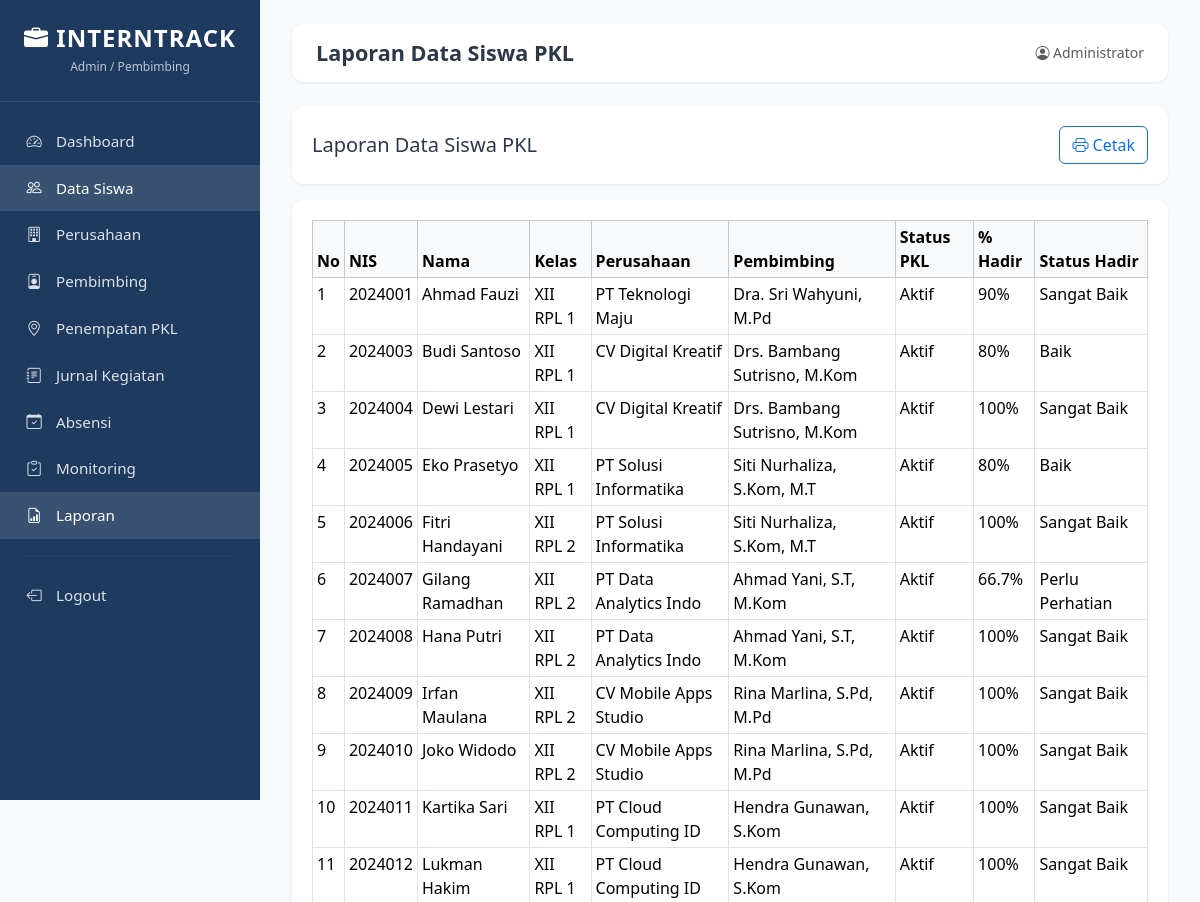
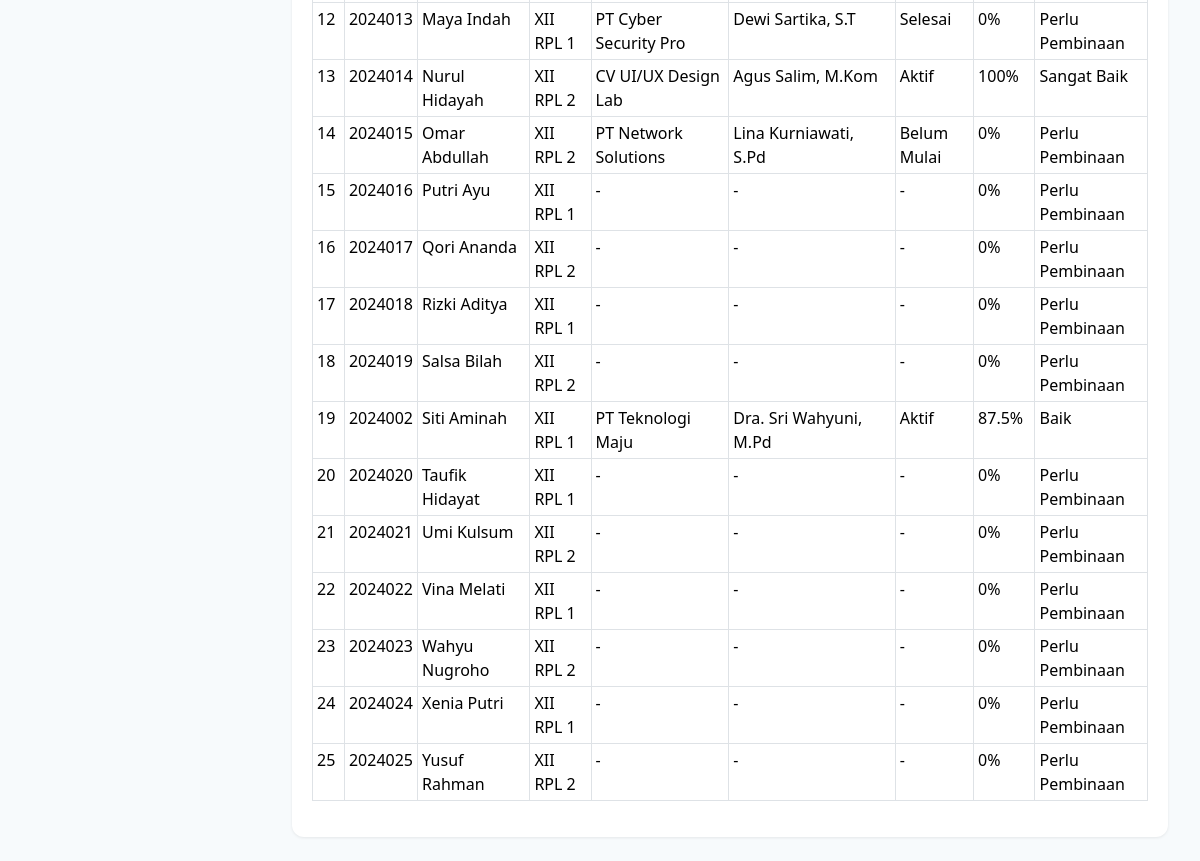
The page /laporan/siswa.php (signed in) on the database its author committed (2 pictures, top to bottom).
### tables this page shows
CREATE TABLE penempatan (
    id INT AUTO_INCREMENT PRIMARY KEY,
    siswa_id INT NOT NULL,
    perusahaan_id INT NOT NULL,
    pembimbing_id INT NOT NULL,
    tanggal_mulai DATE NOT NULL,
    tanggal_selesai DATE NOT NULL,
    status ENUM('Belum Mulai','Aktif','Selesai') NOT NULL DEFAULT 'Belum Mulai',
    created_at TIMESTAMP DEFAULT CURRENT_TIMESTAMP,
    FOREIGN KEY (siswa_id) REFERENCES siswa(id) ON DELETE CASCADE,
    FOREIGN KEY (perusahaan_id) REFERENCES perusahaan(id) ON DELETE CASCADE,
    FOREIGN KEY (pembimbing_id) REFERENCES pembimbing(id) ON DELETE CASCADE
);

CREATE TABLE siswa (
    id INT AUTO_INCREMENT PRIMARY KEY,
    nis VARCHAR(20) NOT NULL UNIQUE,
    nama VARCHAR(100) NOT NULL,
    kelas VARCHAR(20) NOT NULL,
    jurusan VARCHAR(50) NOT NULL,
    no_hp VARCHAR(20) DEFAULT NULL,
    alamat TEXT DEFAULT NULL,
    created_at TIMESTAMP DEFAULT CURRENT_TIMESTAMP
);

CREATE TABLE perusahaan (
    id INT AUTO_INCREMENT PRIMARY KEY,
    nama_perusahaan VARCHAR(150) NOT NULL,
    alamat TEXT NOT NULL,
    bidang VARCHAR(100) NOT NULL,
    kontak VARCHAR(50) DEFAULT NULL,
    created_at TIMESTAMP DEFAULT CURRENT_TIMESTAMP
);

CREATE TABLE pembimbing (
    id INT AUTO_INCREMENT PRIMARY KEY,
    nama VARCHAR(100) NOT NULL,
    nip VARCHAR(30) DEFAULT NULL,
    no_hp VARCHAR(20) DEFAULT NULL,
    email VARCHAR(100) DEFAULT NULL,
    created_at TIMESTAMP DEFAULT CURRENT_TIMESTAMP
);

### config/database.php (called while the page is built, shortened)
<?php
function getConnection() {
    static $conn = null;
    if ($conn === null) {
        try {
            $conn = new mysqli(DB_HOST, DB_USER, DB_PASS, DB_NAME);
            $conn->set_charset('utf8mb4');
        } catch (Exception $e) {
            die('Database error: ' . $e->getMessage());
        }
    }
    return $conn;
}
function hitungStatusKehadiran($persen) {
    if ($persen >= 90) return 'Sangat Baik';
    if ($persen >= 75) return 'Baik';
    if ($persen >= 60) return 'Perlu Perhatian';
    return 'Perlu Pembinaan';
}
function getPersentaseKehadiran($siswa_id) {
    $conn = getConnection();
    $stmt = $conn->prepare("SELECT COUNT(*) as total, SUM(CASE WHEN status='Hadir' THEN 1 ELSE 0 END) as hadir FROM absensi WHERE siswa_id=?");
    $stmt->bind_param('i', $siswa_id);
    $stmt->execute();
    $r = $stmt->get_result()->fetch_assoc();
    if (!$r || $r['total'] == 0) return 0;
    return round(($r['hadir'] / $r['total']) * 100, 1);
}
?>

### laporan/siswa.php (the view, shortened to what this page needs)
<?php
require_once __DIR__ . '/../admin/includes/header.php';
$conn = getConnection();
$data = $conn->query("SELECT s.*, pe.status status_pkl, p.nama_perusahaan, pb.nama pembimbing
    FROM siswa s LEFT JOIN penempatan pe ON s.id=pe.siswa_id
    LEFT JOIN perusahaan p ON pe.perusahaan_id=p.id LEFT JOIN pembimbing pb ON pe.pembimbing_id=pb.id
    ORDER BY s.nama");
?>
<div class="card-custom no-print mb-3">
    <div class="card-body d-flex justify-content-between align-items-center">
        <h5 class="mb-0">Laporan Data Siswa PKL</h5>
        <button onclick="window.print()" class="btn btn-outline-primary"><i class="bi bi-printer"></i> Cetak</button>
    </div>
</div>
<div class="card-custom"><div class="card-body">
    <table class="table table-bordered table-sm">
        <thead class="table-light"><tr><th>No</th><th>NIS</th><th>Nama</th><th>Kelas</th><th>Perusahaan</th><th>Pembimbing</th><th>Status PKL</th><th>% Hadir</th><th>Status Hadir</th></tr></thead>
        <tbody>
        <?php $no=1; while($r=$data->fetch_assoc()):
            $persen=getPersentaseKehadiran($r['id']); $st=hitungStatusKehadiran($persen);
        ?>
            <tr>
                <td><?= $no++ ?></td>
                <td><?= htmlspecialchars($r['nis']) ?></td>
                <td><?= htmlspecialchars($r['nama']) ?></td>
                <td><?= htmlspecialchars($r['kelas']) ?></td>
                <td><?= htmlspecialchars($r['nama_perusahaan'] ?? '-') ?></td>
                <td><?= htmlspecialchars($r['pembimbing'] ?? '-') ?></td>
                <td><?= $r['status_pkl'] ?? '-' ?></td>
                <td><?= $persen ?>%</td>
                <td><?= $st ?></td>
            </tr>
        <?php endwhile; ?>
        </tbody>
    </table>
</div></div>
<?php require_once __DIR__ . '/../admin/includes/footer.php'; ?>

### assets/css/style.css (style rules this page uses)
:root { --primary: #1e3a5f; --primary-light: #2c5282; --accent: #3182ce; --success: #38a169; --warning: #d69e2e; --danger: #e53e3e; --bg: #f7fafc; --text: #2d3748; --muted: #718096; }
* { box-sizing: border-box; margin: 0; padding: 0; }
body { font-family: 'Segoe UI', system-ui, sans-serif; background: var(--bg); color: var(--text); min-height: 100vh; }
.card-custom { background: #fff; border-radius: 12px; box-shadow: 0 1px 3px rgba(0,0,0,.08); overflow: hidden; }
.card-custom .card-body { padding: 1.25rem; }

### rows shown on the page
penempatan: siswa.nis "2024001", siswa.nama "Ahmad Fauzi", siswa.kelas "XII RPL 1", perusahaan.nama_perusahaan "PT Teknologi Maju", pembimbing.nama "Dra. Sri Wahyuni, M.Pd", status "Aktif", persen "90", st "Sangat Baik"
penempatan: siswa.nis "2024003", siswa.nama "Budi Santoso", siswa.kelas "XII RPL 1", perusahaan.nama_perusahaan "CV Digital Kreatif", pembimbing.nama "Drs. Bambang Sutrisno, M.Kom", status "Aktif", persen "80", st "Baik"
penempatan: siswa.nis "2024004", siswa.nama "Dewi Lestari", siswa.kelas "XII RPL 1", perusahaan.nama_perusahaan "CV Digital Kreatif", pembimbing.nama "Drs. Bambang Sutrisno, M.Kom", status "Aktif", persen "100", st "Sangat Baik"
penempatan: siswa.nis "2024005", siswa.nama "Eko Prasetyo", siswa.kelas "XII RPL 1", perusahaan.nama_perusahaan "PT Solusi Informatika", pembimbing.nama "Siti Nurhaliza, S.Kom, M.T", status "Aktif", persen "80", st "Baik"
penempatan: siswa.nis "2024006", siswa.nama "Fitri Handayani", siswa.kelas "XII RPL 2", perusahaan.nama_perusahaan "PT Solusi Informatika", pembimbing.nama "Siti Nurhaliza, S.Kom, M.T", status "Aktif", persen "100", st "Sangat Baik"
penempatan: siswa.nis "2024007", siswa.nama "Gilang Ramadhan", siswa.kelas "XII RPL 2", perusahaan.nama_perusahaan "PT Data Analytics Indo", pembimbing.nama "Ahmad Yani, S.T, M.Kom", status "Aktif", persen "66.7", st "Perlu Perhatian"
penempatan: siswa.nis "2024008", siswa.nama "Hana Putri", siswa.kelas "XII RPL 2", perusahaan.nama_perusahaan "PT Data Analytics Indo", pembimbing.nama "Ahmad Yani, S.T, M.Kom", status "Aktif", persen "100", st "Sangat Baik"
penempatan: siswa.nis "2024009", siswa.nama "Irfan Maulana", siswa.kelas "XII RPL 2", perusahaan.nama_perusahaan "CV Mobile Apps Studio", pembimbing.nama "Rina Marlina, S.Pd, M.Pd", status "Aktif", persen "100", st "Sangat Baik"
penempatan: siswa.nis "2024010", siswa.nama "Joko Widodo", siswa.kelas "XII RPL 2", perusahaan.nama_perusahaan "CV Mobile Apps Studio", pembimbing.nama "Rina Marlina, S.Pd, M.Pd", status "Aktif", persen "100", st "Sangat Baik"
penempatan: siswa.nis "2024011", siswa.nama "Kartika Sari", siswa.kelas "XII RPL 1", perusahaan.nama_perusahaan "PT Cloud Computing ID", pembimbing.nama "Hendra Gunawan, S.Kom", status "Aktif", persen "100", st "Sangat Baik"
penempatan: siswa.nis "2024012", siswa.nama "Lukman Hakim", siswa.kelas "XII RPL 1", perusahaan.nama_perusahaan "PT Cloud Computing ID", pembimbing.nama "Hendra Gunawan, S.Kom", status "Aktif", persen "100", st "Sangat Baik"
penempatan: siswa.nis "2024013", siswa.nama "Maya Indah", siswa.kelas "XII RPL 1", perusahaan.nama_perusahaan "PT Cyber Security Pro", pembimbing.nama "Dewi Sartika, S.T", status "Selesai", persen "0", st "Perlu Pembinaan"
penempatan: siswa.nis "2024014", siswa.nama "Nurul Hidayah", siswa.kelas "XII RPL 2", perusahaan.nama_perusahaan "CV UI/UX Design Lab", pembimbing.nama "Agus Salim, M.Kom", status "Aktif", persen "100", st "Sangat Baik"
penempatan: siswa.nis "2024015", siswa.nama "Omar Abdullah", siswa.kelas "XII RPL 2", perusahaan.nama_perusahaan "PT Network Solutions", pembimbing.nama "Lina Kurniawati, S.Pd", status "Belum Mulai", persen "0", st "Perlu Pembinaan"
siswa: nis "2024016", nama "Putri Ayu", kelas "XII RPL 1", nama_perusahaan "-", pembimbing "-", status_pkl "-", persen "0", st "Perlu Pembinaan"
siswa: nis "2024017", nama "Qori Ananda", kelas "XII RPL 2", nama_perusahaan "-", pembimbing "-", status_pkl "-", persen "0", st "Perlu Pembinaan"
siswa: nis "2024018", nama "Rizki Aditya", kelas "XII RPL 1", nama_perusahaan "-", pembimbing "-", status_pkl "-", persen "0", st "Perlu Pembinaan"
siswa: nis "2024019", nama "Salsa Bilah", kelas "XII RPL 2", nama_perusahaan "-", pembimbing "-", status_pkl "-", persen "0", st "Perlu Pembinaan"
penempatan: siswa.nis "2024002", siswa.nama "Siti Aminah", siswa.kelas "XII RPL 1", perusahaan.nama_perusahaan "PT Teknologi Maju", pembimbing.nama "Dra. Sri Wahyuni, M.Pd", status "Aktif", persen "87.5", st "Baik"
siswa: nis "2024020", nama "Taufik Hidayat", kelas "XII RPL 1", nama_perusahaan "-", pembimbing "-", status_pkl "-", persen "0", st "Perlu Pembinaan"
siswa: nis "2024021", nama "Umi Kulsum", kelas "XII RPL 2", nama_perusahaan "-", pembimbing "-", status_pkl "-", persen "0", st "Perlu Pembinaan"
siswa: nis "2024022", nama "Vina Melati", kelas "XII RPL 1", nama_perusahaan "-", pembimbing "-", status_pkl "-", persen "0", st "Perlu Pembinaan"
siswa: nis "2024023", nama "Wahyu Nugroho", kelas "XII RPL 2", nama_perusahaan "-", pembimbing "-", status_pkl "-", persen "0", st "Perlu Pembinaan"
siswa: nis "2024024", nama "Xenia Putri", kelas "XII RPL 1", nama_perusahaan "-", pembimbing "-", status_pkl "-", persen "0", st "Perlu Pembinaan"
siswa: nis "2024025", nama "Yusuf Rahman", kelas "XII RPL 2", nama_perusahaan "-", pembimbing "-", status_pkl "-", persen "0", st "Perlu Pembinaan"

### other values the page prints
$page_title "Laporan Data Siswa PKL"
$user['nama'] "Administrator"
